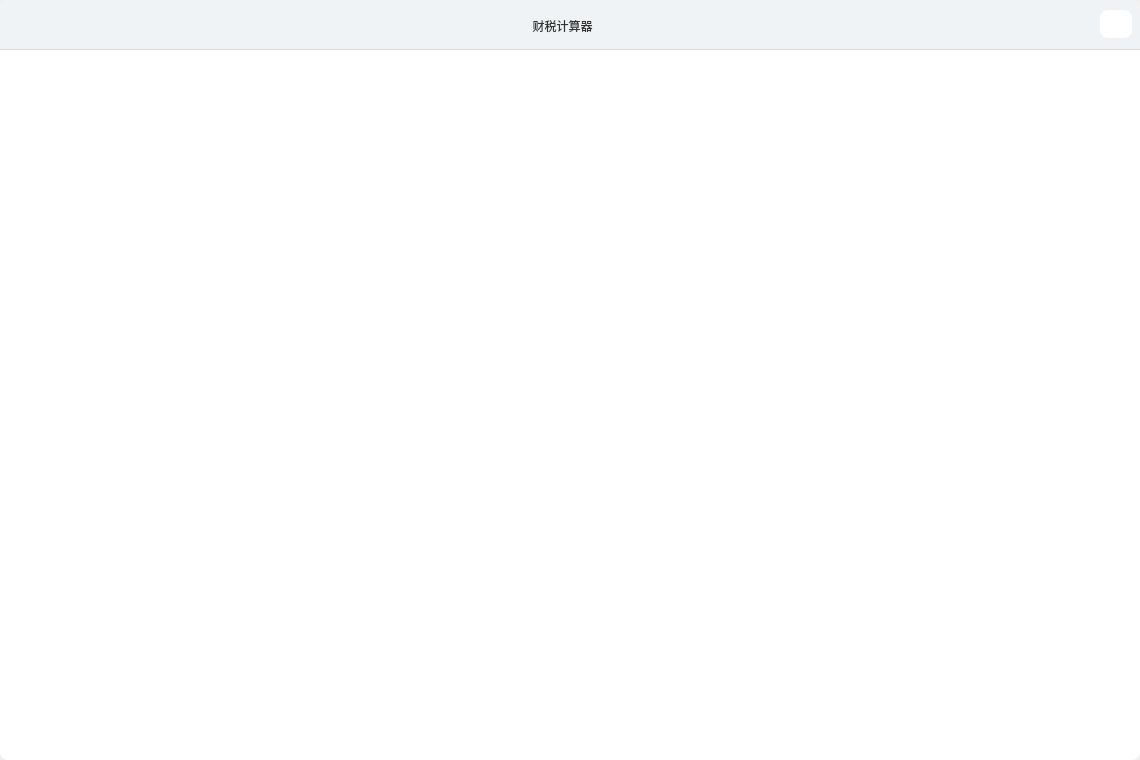
<?xml version="1.0" encoding="UTF-8"?>
<ui version="4.0">
 <class>CalculatorWidget</class>
 <widget class="QWidget" name="CalculatorWidget">
  <property name="geometry">
   <rect>
    <x>0</x>
    <y>0</y>
    <width>1140</width>
    <height>760</height>
   </rect>
  </property>
  <property name="sizePolicy">
   <sizepolicy hsizetype="Fixed" vsizetype="Fixed">
    <horstretch>0</horstretch>
    <verstretch>0</verstretch>
   </sizepolicy>
  </property>
  <property name="minimumSize">
   <size>
    <width>1140</width>
    <height>760</height>
   </size>
  </property>
  <property name="maximumSize">
   <size>
    <width>1140</width>
    <height>760</height>
   </size>
  </property>
  <property name="windowTitle">
   <string>CalculatorWidget</string>
  </property>
  <layout class="QVBoxLayout" name="verticalLayout">
   <property name="spacing">
    <number>0</number>
   </property>
   <property name="leftMargin">
    <number>0</number>
   </property>
   <property name="topMargin">
    <number>0</number>
   </property>
   <property name="rightMargin">
    <number>0</number>
   </property>
   <property name="bottomMargin">
    <number>0</number>
   </property>
   <item>
    <widget class="QWidget" name="FilletWidget" native="true">
     <property name="sizePolicy">
      <sizepolicy hsizetype="Fixed" vsizetype="Fixed">
       <horstretch>0</horstretch>
       <verstretch>0</verstretch>
      </sizepolicy>
     </property>
     <property name="minimumSize">
      <size>
       <width>1140</width>
       <height>760</height>
      </size>
     </property>
     <property name="maximumSize">
      <size>
       <width>1140</width>
       <height>760</height>
      </size>
     </property>
     <property name="styleSheet">
      <string notr="true">background-color: rgb(255, 255, 255);
border-radius:8px;</string>
     </property>
     <widget class="QWidget" name="TopWidget" native="true">
      <property name="geometry">
       <rect>
        <x>0</x>
        <y>0</y>
        <width>1140</width>
        <height>50</height>
       </rect>
      </property>
      <property name="sizePolicy">
       <sizepolicy hsizetype="Fixed" vsizetype="Fixed">
        <horstretch>0</horstretch>
        <verstretch>0</verstretch>
       </sizepolicy>
      </property>
      <property name="minimumSize">
       <size>
        <width>1140</width>
        <height>50</height>
       </size>
      </property>
      <property name="maximumSize">
       <size>
        <width>1140</width>
        <height>50</height>
       </size>
      </property>
      <property name="styleSheet">
       <string notr="true">QWidget#TopWidget{border-bottom:1px solid #DDDDDD;
border-bottom-left-radius:0px;
border-bottom-right-radius:0px;background-color: rgb(239, 243, 245);}
</string>
      </property>
      <widget class="QLabel" name="label">
       <property name="geometry">
        <rect>
         <x>520</x>
         <y>17</y>
         <width>85</width>
         <height>18</height>
        </rect>
       </property>
       <property name="sizePolicy">
        <sizepolicy hsizetype="Fixed" vsizetype="Fixed">
         <horstretch>0</horstretch>
         <verstretch>0</verstretch>
        </sizepolicy>
       </property>
       <property name="minimumSize">
        <size>
         <width>85</width>
         <height>18</height>
        </size>
       </property>
       <property name="maximumSize">
        <size>
         <width>85</width>
         <height>18</height>
        </size>
       </property>
       <property name="styleSheet">
        <string notr="true">QLabel{font:16px &quot;微软雅黑&quot;;color:#333333;background-color: rgb(239, 243, 245)}</string>
       </property>
       <property name="text">
        <string>财税计算器</string>
       </property>
       <property name="alignment">
        <set>Qt::AlignCenter</set>
       </property>
      </widget>
      <widget class="QPushButton" name="closeButton">
       <property name="geometry">
        <rect>
         <x>1100</x>
         <y>10</y>
         <width>32</width>
         <height>28</height>
        </rect>
       </property>
       <property name="sizePolicy">
        <sizepolicy hsizetype="Fixed" vsizetype="Fixed">
         <horstretch>0</horstretch>
         <verstretch>0</verstretch>
        </sizepolicy>
       </property>
       <property name="minimumSize">
        <size>
         <width>32</width>
         <height>28</height>
        </size>
       </property>
       <property name="maximumSize">
        <size>
         <width>32</width>
         <height>28</height>
        </size>
       </property>
       <property name="styleSheet">
        <string notr="true">QPushButton{border-image: url(:/ZcloudDesk/image/close.png);border-radius:none;background-color: rgba(255, 255, 255, 0);}

QPushButton:hover,pressed{border-image: url(:/ZcloudDesk/image/close_sel.png);};</string>
       </property>
       <property name="text">
        <string/>
       </property>
      </widget>
     </widget>
    </widget>
   </item>
  </layout>
 </widget>
 <layoutdefault spacing="6" margin="11"/>
 <resources>
  <include location="ZcloudDesk.qrc"/>
 </resources>
 <connections/>
</ui>
